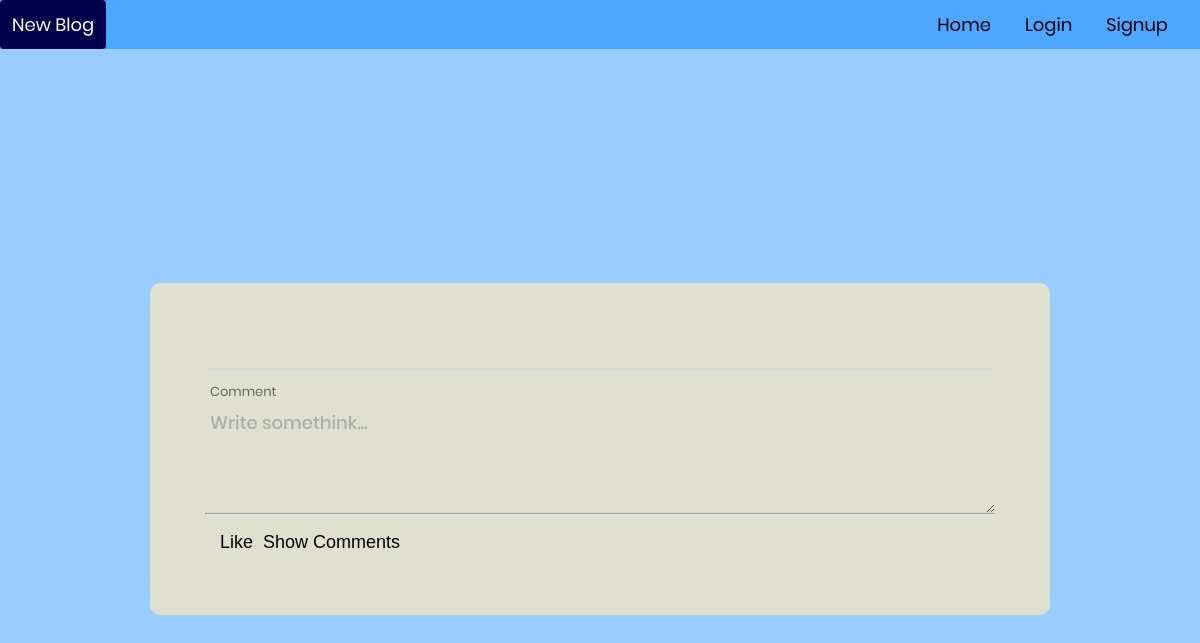
The app's page /post/6/, older data.
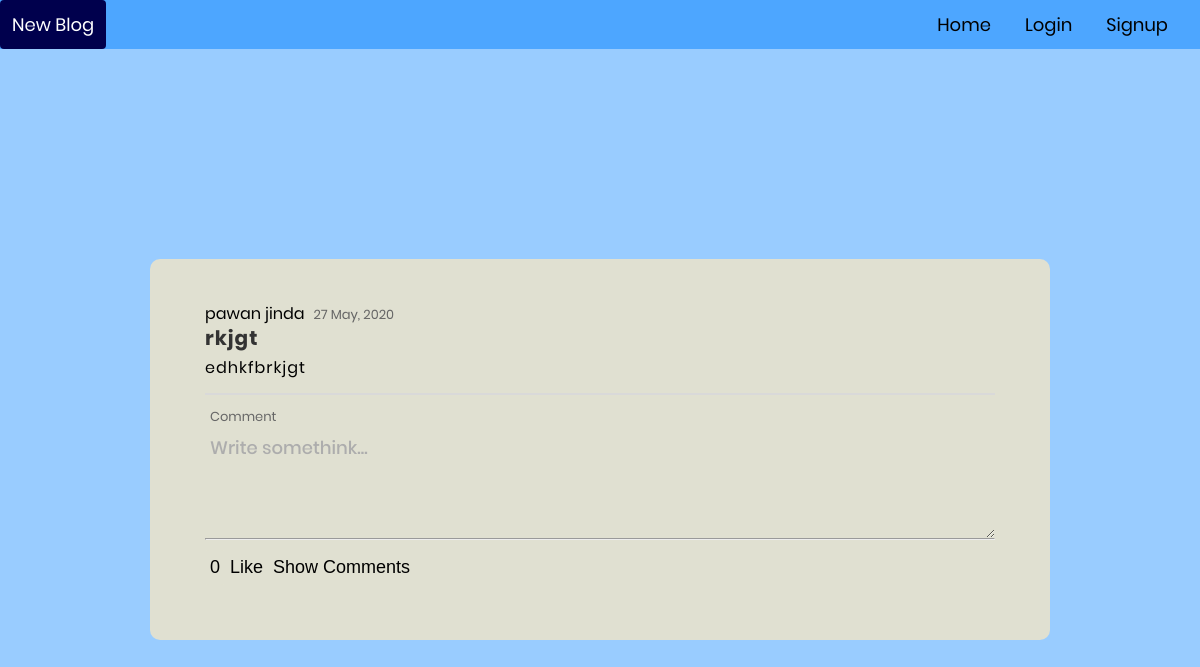
The same page, newer data.
### blog/models.py (models this page shows, shortened)
class Post(models.Model):
	author= models.ForeignKey(User, on_delete=models.CASCADE)
	title= models.TextField()
	content=models.TextField()
	likes=models.ManyToManyField(User, related_name='likes')
	create_date=models.DateTimeField(auto_now_add= True)
	def datecreated(self):
		return self.create_date.strftime('%d %b, %Y')
	def total_likes(self):
		return self.likes.count()

### blog/views.py (the view)
# urls.py: path('post/<int:pk>/', views.Perma.as_view(), name='onepost'),
class Perma(TemplateView):
	def get(self,request, pk):
		obj= Post.objects.filter(pk=pk).first()
		cmnts=Comment.objects.filter(post=obj).first()
		if cmnts:
			cmnts=True
		user=request.user
		if user.is_authenticated:
			return render(request, "blog/perma.html",{'post':obj,'user':user,'cmnts':cmnts})
		else:
			return render(request, "blog/perma.html",{'post':obj})

### blog/templates/blog/perma.html (shortened to what this page needs)
{% extends 'blog/home.html' %}
{% load static %}
{% block content %}
<div class="limiter">
  <div class="container-login100">
  <div class="wrap-contact101">
    {{post.author.first_name}} {{post.author.last_name}}
    <span class="label-input100">
    {{post.datecreated}}
    </span>
    <br>
    <span class="contact100-form-title">
        {{post.title | safe }}
    </span>
    <div class="wrap-input100" >
      <div class="">
        {{post.content | safe }}
      </div>
    </div>
    <form method ="post">
    <div class="wrap-input101" >
      <span class="label-input100">Comment</span>
      <textarea class="input100" id="x2" name="msg" placeholder="Write somethink..." ></textarea>
      <hr>
    </div>
    </form>
    <div class="l-c-section">
      <span class="newp">
        <button id="total_likes">
          {{post.total_likes}}
        </button>
        <button type="button" id="like" >Like</button>
      </span>
      <span>
      <button id="comments">Show Comments</button>
    </span>
    </div>
  </div>
</div>
</div>
{% endblock %}

### blog/templates/blog/home.html (shortened to what this page needs)
<!DOCTYPE html>
{% load static %}
<html>
<head>
  <link rel="stylesheet" type="text/css" href="{% static 'blog/font-awesome.css' %}">
  <link rel="stylesheet" type="text/css" href="{% static 'blog/font-awesome.min.css' %}">
  <link rel="stylesheet" type="text/css" href="{% static 'blog/util.css' %}">
  <link rel="stylesheet" type="text/css" href="{% static 'blog/main.css' %}">
</head>
<body>
  <div class="header">
    <div class="newp">
      <a href="{% url 'blog:newpost' %}" class="pctive" >New Blog</a>
    </div>
    <div class="header-right">
      <a href="{% url 'blog:home' %}">Home</a>
      {% if request.user.is_authenticated %}
        {% block user_name %}
          <a href="{% url 'blog:profile' %}" class="margn-rgt margn-lft">{{request.user.first_name}}</a>
        {% endblock %}
        <a href="{% url 'blog:signup' %}">Logout</a>
      {% else %}
        <a href="{% url 'blog:login' %}" class="margn-rgt margn-lft">Login</a>
        <a href="{% url 'blog:signup' %}">Signup</a>
      {% endif %}
    </div>
  </div>
  {% block content %}
  {% endblock %}
</body>
</html>

### blog/static/blog/main.css (style rules this page uses)
* { box-sizing: border-box; }
.header { overflow: hidden; background-color: #4da6ff; }
.l-c-section { overflow: hidden; margin-top: 10px; margin-bottom: 10px; }
.margn-rgt { margin-right: 10px; }
.margn-lft { margin-left: 10px; }
.header a.pctive { background-color: #00004d; color: white; }
.header a { float: left; color: black; text-align: center; padding: 12px; text-decoration: none; font-size: 18px; line-height: 25px; line-width: 100%; border-radius: 4px; }
.l-c-section button { float: left; color: black; text-align: center; padding: 5px; text-decoration: none; font-size: 18px; line-height: 25px; line-width: 100%; border-radius: 4px; }
#total_likes { background: #e0e0d1; }
.header-right { float: right; margin-right: 20px; }
* { margin: 0px; padding: 0px; box-sizing: border-box; }
body, html { height: 100%; font-family: Poppins-Regular, sans-serif; }
a { font-family: Poppins-Regular; font-size: 14px; line-height: 1.7; color: #666666; margin: 0px; transition: all 0.4s; -webkit-transition: all 0.4s; -o-transition: all 0.4s; -moz-transition: all 0.4s; }
textarea { outline: none; border: none; }
button { outline: none !important; border: none; background: transparent; }
.limiter { width: 100%; margin: 0 auto; }
.container-login100 { width: 100%; min-height: 100vh; display: -webkit-box; display: -webkit-flex; display: -moz-box; display: -ms-flexbox; display: flex; flex-wrap: wrap; justify-content: center; align-items: center; background-repeat: no-repeat; background-position: center; background-size: cover; background-color:#99ccff }
.wrap-contact101 { width: 900px; height: 100%; overflow-wrap: break-word; background: #e0e0d1; border-radius: 10px; overflow: hidden; padding: 42px 55px 45px 55px; }
.contact100-form-title { display: block; font-family: Poppins-Bold; font-size: 20px; color: #333333; line-height: 1.2; letter-spacing: 1px; text-align: left; padding-bottom: 5px; }
.wrap-input100 { width: 100%; letter-spacing: 1px; position: relative; border-bottom: 2px solid #d9d9d9; padding-bottom: 13px; margin-bottom: 8px; }
.label-input100 { font-family: Poppins-Regular; font-size: 13px; color: #666666; line-height: 1.5; padding-left: 5px; }
.input100 { display: block; width: 100%; background: transparent; font-family: Poppins-Medium; font-size: 18px; color: #333333; line-height: 1.2; padding: 0 5px; }
textarea.input100 { min-height: 110px; padding-top: 9px; padding-bottom: 13px; }

Row changes from the older to the newer data that the page shows:
added Post: author.first_name "pawan", author.last_name "jinda", datecreated "27 May, 2020", title "rkjgt", content "edhkfbrkjgt", total_likes "0"
